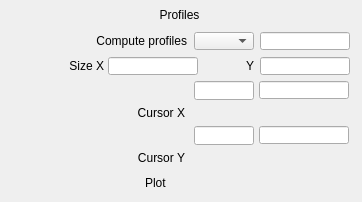
   <widget class="caFrame" name="caFrame_5">
    <property name="geometry">
     <rect>
      <x>755</x>
      <y>40</y>
      <width>362</width>
      <height>202</height>
     </rect>
    </property>
    <widget class="caGraphics" name="caRectangle_5">
     <property name="geometry">
      <rect>
       <x>0</x>
       <y>0</y>
       <width>360</width>
       <height>200</height>
      </rect>
     </property>
     <property name="foreground">
      <color>
       <red>0</red>
       <green>0</green>
       <blue>0</blue>
      </color>
     </property>
     <property name="linestyle" stdset="0">
      <enum>caGraphics::Solid</enum>
     </property>
     <property name="lineColor">
      <color>
       <red>0</red>
       <green>0</green>
       <blue>0</blue>
      </color>
     </property>
     <property name="form">
      <enum>caGraphics::Rectangle</enum>
     </property>
     <property name="background" stdset="0">
      <color alpha="0">
       <red>0</red>
       <green>0</green>
       <blue>0</blue>
      </color>
     </property>
    </widget>
    <widget class="caFrame" name="caFrame_6">
     <property name="geometry">
      <rect>
       <x>15</x>
       <y>81</y>
       <width>341</width>
       <height>89</height>
      </rect>
     </property>
     <widget class="caLabel" name="caLabel_11">
      <property name="geometry">
       <rect>
        <x>0</x>
        <y>22</y>
        <width>170</width>
        <height>20</height>
       </rect>
      </property>
      <property name="frameShape">
       <enum>QFrame::NoFrame</enum>
      </property>
      <property name="text">
       <string>Cursor X</string>
      </property>
      <property name="alignment">
       <set>Qt::AlignAbsolute|Qt::AlignRight|Qt::AlignTrailing|Qt::AlignVCenter</set>
      </property>
      <property name="fontScaleMode">
       <enum>ESimpleLabel::WidthAndHeight</enum>
      </property>
      <property name="foreground">
       <color>
        <red>0</red>
        <green>0</green>
        <blue>0</blue>
       </color>
      </property>
      <property name="background">
       <color alpha="0">
        <red>0</red>
        <green>0</green>
        <blue>0</blue>
       </color>
      </property>
     </widget>
     <widget class="caSlider" name="caSlider_0">
      <property name="geometry">
       <rect>
        <x>179</x>
        <y>22</y>
        <width>160</width>
        <height>20</height>
       </rect>
      </property>
      <property name="scalePosition">
       <enum>QwtSlider::NoScale</enum>
      </property>
      <property name="channel" stdset="0">
       <string>$(P)$(R)CursorX</string>
      </property>
      <property name="direction">
       <enum>caSlider::Right</enum>
      </property>
      <property name="foreground">
       <color>
        <red>10</red>
        <green>0</green>
        <blue>184</blue>
       </color>
      </property>
      <property name="background">
       <color>
        <red>115</red>
        <green>223</green>
        <blue>255</blue>
       </color>
      </property>
      <property name="colorMode">
       <enum>caSlider::Static</enum>
      </property>
      <property name="limitsMode">
       <enum>caSlider::Channel</enum>
      </property>
      <property name="maxValue">
       <double>1.000000000000000</double>
      </property>
      <property name="minValue">
       <double>0.000000000000000</double>
      </property>
     </widget>
     <widget class="caTextEntry" name="caTextEntry_4">
      <property name="geometry">
       <rect>
        <x>179</x>
        <y>0</y>
        <width>60</width>
        <height>19</height>
       </rect>
      </property>
      <property name="channel" stdset="0">
       <string>$(P)$(R)CursorX</string>
      </property>
      <property name="foreground">
       <color>
        <red>0</red>
        <green>0</green>
        <blue>0</blue>
       </color>
      </property>
      <property name="background">
       <color>
        <red>115</red>
        <green>223</green>
        <blue>255</blue>
       </color>
      </property>
      <property name="colorMode">
       <enum>caLineEdit::Static</enum>
      </property>
      <property name="precisionMode">
       <enum>caLineEdit::Channel</enum>
      </property>
      <property name="limitsMode">
       <enum>caLineEdit::Channel</enum>
      </property>
      <property name="maxValue">
       <double>1.000000000000000</double>
      </property>
      <property name="minValue">
       <double>0.000000000000000</double>
      </property>
      <property name="fontScaleMode">
       <enum>caLineEdit::WidthAndHeight</enum>
      </property>
      <property name="formatType">
       <enum>caLineEdit::decimal</enum>
      </property>
     </widget>
     <widget class="caLineEdit" name="caLineEdit_7">
      <property name="geometry">
       <rect>
        <x>244</x>
        <y>0</y>
        <width>90</width>
        <height>18</height>
       </rect>
      </property>
      <property name="alignment">
       <set>Qt::AlignAbsolute|Qt::AlignLeading|Qt::AlignLeft|Qt::AlignVCenter</set>
      </property>
      <property name="channel" stdset="0">
       <string>$(P)$(R)CursorX_RBV</string>
      </property>
      <property name="foreground">
       <color>
        <red>10</red>
        <green>0</green>
        <blue>184</blue>
       </color>
      </property>
      <property name="background">
       <color>
        <red>187</red>
        <green>187</green>
        <blue>187</blue>
       </color>
      </property>
      <property name="colorMode">
       <enum>caLineEdit::Static</enum>
      </property>
      <property name="precisionMode">
       <enum>caLineEdit::Channel</enum>
      </property>
      <property name="limitsMode">
       <enum>caLineEdit::Channel</enum>
      </property>
      <property name="maxValue">
       <double>1.000000000000000</double>
      </property>
      <property name="minValue">
       <double>0.000000000000000</double>
      </property>
      <property name="fontScaleMode">
       <enum>caLineEdit::WidthAndHeight</enum>
      </property>
      <property name="formatType">
       <enum>caLineEdit::decimal</enum>
      </property>
     </widget>
     <widget class="caLabel" name="caLabel_12">
      <property name="geometry">
       <rect>
        <x>0</x>
        <y>67</y>
        <width>170</width>
        <height>20</height>
       </rect>
      </property>
      <property name="frameShape">
       <enum>QFrame::NoFrame</enum>
      </property>
      <property name="text">
       <string>Cursor Y</string>
      </property>
      <property name="alignment">
       <set>Qt::AlignAbsolute|Qt::AlignRight|Qt::AlignTrailing|Qt::AlignVCenter</set>
      </property>
      <property name="fontScaleMode">
       <enum>ESimpleLabel::WidthAndHeight</enum>
      </property>
      <property name="foreground">
       <color>
        <red>0</red>
        <green>0</green>
        <blue>0</blue>
       </color>
      </property>
      <property name="background">
       <color alpha="0">
        <red>0</red>
        <green>0</green>
        <blue>0</blue>
       </color>
      </property>
     </widget>
     <widget class="caSlider" name="caSlider_1">
      <property name="geometry">
       <rect>
        <x>179</x>
        <y>67</y>
        <width>160</width>
        <height>20</height>
       </rect>
      </property>
      <property name="scalePosition">
       <enum>QwtSlider::NoScale</enum>
      </property>
      <property name="channel" stdset="0">
       <string>$(P)$(R)CursorY</string>
      </property>
      <property name="direction">
       <enum>caSlider::Right</enum>
      </property>
      <property name="foreground">
       <color>
        <red>10</red>
        <green>0</green>
        <blue>184</blue>
       </color>
      </property>
      <property name="background">
       <color>
        <red>115</red>
        <green>223</green>
        <blue>255</blue>
       </color>
      </property>
      <property name="colorMode">
       <enum>caSlider::Static</enum>
      </property>
      <property name="limitsMode">
       <enum>caSlider::Channel</enum>
      </property>
      <property name="maxValue">
       <double>1.000000000000000</double>
      </property>
      <property name="minValue">
       <double>0.000000000000000</double>
      </property>
     </widget>
     <widget class="caTextEntry" name="caTextEntry_5">
      <property name="geometry">
       <rect>
        <x>179</x>
        <y>45</y>
        <width>60</width>
        <height>19</height>
       </rect>
      </property>
      <property name="channel" stdset="0">
       <string>$(P)$(R)CursorY</string>
      </property>
      <property name="foreground">
       <color>
        <red>0</red>
        <green>0</green>
        <blue>0</blue>
       </color>
      </property>
      <property name="background">
       <color>
        <red>115</red>
        <green>223</green>
        <blue>255</blue>
       </color>
      </property>
      <property name="colorMode">
       <enum>caLineEdit::Static</enum>
      </property>
      <property name="precisionMode">
       <enum>caLineEdit::Channel</enum>
      </property>
      <property name="limitsMode">
       <enum>caLineEdit::Channel</enum>
      </property>
      <property name="maxValue">
       <double>1.000000000000000</double>
      </property>
      <property name="minValue">
       <double>0.000000000000000</double>
      </property>
      <property name="fontScaleMode">
       <enum>caLineEdit::WidthAndHeight</enum>
      </property>
      <property name="formatType">
       <enum>caLineEdit::decimal</enum>
      </property>
     </widget>
     <widget class="caLineEdit" name="caLineEdit_8">
      <property name="geometry">
       <rect>
        <x>244</x>
        <y>45</y>
        <width>90</width>
        <height>18</height>
       </rect>
      </property>
      <property name="alignment">
       <set>Qt::AlignAbsolute|Qt::AlignLeading|Qt::AlignLeft|Qt::AlignVCenter</set>
      </property>
      <property name="channel" stdset="0">
       <string>$(P)$(R)CursorY_RBV</string>
      </property>
      <property name="foreground">
       <color>
        <red>10</red>
        <green>0</green>
        <blue>184</blue>
       </color>
      </property>
      <property name="background">
       <color>
        <red>187</red>
        <green>187</green>
        <blue>187</blue>
       </color>
      </property>
      <property name="colorMode">
       <enum>caLineEdit::Static</enum>
      </property>
      <property name="precisionMode">
       <enum>caLineEdit::Channel</enum>
      </property>
      <property name="limitsMode">
       <enum>caLineEdit::Channel</enum>
      </property>
      <property name="maxValue">
       <double>1.000000000000000</double>
      </property>
      <property name="minValue">
       <double>0.000000000000000</double>
      </property>
      <property name="fontScaleMode">
       <enum>caLineEdit::WidthAndHeight</enum>
      </property>
      <property name="formatType">
       <enum>caLineEdit::decimal</enum>
      </property>
     </widget>
    </widget>
    <widget class="caFrame" name="caFrame_7">
     <property name="geometry">
      <rect>
       <x>5</x>
       <y>31</y>
       <width>347</width>
       <height>22</height>
      </rect>
     </property>
     <widget class="caMenu" name="caMenu_2">
      <property name="geometry">
       <rect>
        <x>189</x>
        <y>1</y>
        <width>60</width>
        <height>18</height>
       </rect>
      </property>
      <property name="channel" stdset="0">
       <string>$(P)$(R)ComputeProfiles</string>
      </property>
      <property name="colorMode">
       <enum>caMenu::Static</enum>
      </property>
      <property name="foreground">
       <color>
        <red>0</red>
        <green>0</green>
        <blue>0</blue>
       </color>
      </property>
      <property name="background">
       <color>
        <red>115</red>
        <green>223</green>
        <blue>255</blue>
       </color>
      </property>
     </widget>
     <widget class="caLineEdit" name="caLineEdit_9">
      <property name="geometry">
       <rect>
        <x>255</x>
        <y>1</y>
        <width>90</width>
        <height>18</height>
       </rect>
      </property>
      <property name="alignment">
       <set>Qt::AlignAbsolute|Qt::AlignLeading|Qt::AlignLeft|Qt::AlignVCenter</set>
      </property>
      <property name="channel" stdset="0">
       <string>$(P)$(R)ComputeProfiles_RBV</string>
      </property>
      <property name="foreground">
       <color>
        <red>10</red>
        <green>0</green>
        <blue>184</blue>
       </color>
      </property>
      <property name="background">
       <color>
        <red>70</red>
        <green>70</green>
        <blue>70</blue>
       </color>
      </property>
      <property name="colorMode">
       <enum>caLineEdit::Alarm_Static</enum>
      </property>
      <property name="precisionMode">
       <enum>caLineEdit::Channel</enum>
      </property>
      <property name="limitsMode">
       <enum>caLineEdit::Channel</enum>
      </property>
      <property name="maxValue">
       <double>1.000000000000000</double>
      </property>
      <property name="minValue">
       <double>0.000000000000000</double>
      </property>
      <property name="fontScaleMode">
       <enum>caLineEdit::WidthAndHeight</enum>
      </property>
      <property name="formatType">
       <enum>caLineEdit::decimal</enum>
      </property>
     </widget>
     <widget class="caLabel" name="caLabel_13">
      <property name="geometry">
       <rect>
        <x>-10</x>
        <y>0</y>
        <width>192</width>
        <height>20</height>
       </rect>
      </property>
      <property name="frameShape">
       <enum>QFrame::NoFrame</enum>
      </property>
      <property name="text">
       <string>Compute profiles</string>
      </property>
      <property name="alignment">
       <set>Qt::AlignAbsolute|Qt::AlignRight|Qt::AlignTrailing|Qt::AlignVCenter</set>
      </property>
      <property name="fontScaleMode">
       <enum>ESimpleLabel::WidthAndHeight</enum>
      </property>
      <property name="foreground">
       <color>
        <red>0</red>
        <green>0</green>
        <blue>0</blue>
       </color>
      </property>
      <property name="background">
       <color alpha="0">
        <red>0</red>
        <green>0</green>
        <blue>0</blue>
       </color>
      </property>
     </widget>
    </widget>
    <widget class="caFrame" name="caFrame_8">
     <property name="geometry">
      <rect>
       <x>4</x>
       <y>56</y>
       <width>348</width>
       <height>22</height>
      </rect>
     </property>
     <widget class="caLabel" name="caLabel_14">
      <property name="geometry">
       <rect>
        <x>0</x>
        <y>0</y>
        <width>100</width>
        <height>20</height>
       </rect>
      </property>
      <property name="frameShape">
       <enum>QFrame::NoFrame</enum>
      </property>
      <property name="text">
       <string>Size X</string>
      </property>
      <property name="alignment">
       <set>Qt::AlignAbsolute|Qt::AlignRight|Qt::AlignTrailing|Qt::AlignVCenter</set>
      </property>
      <property name="fontScaleMode">
       <enum>ESimpleLabel::WidthAndHeight</enum>
      </property>
      <property name="foreground">
       <color>
        <red>0</red>
        <green>0</green>
        <blue>0</blue>
       </color>
      </property>
      <property name="background">
       <color alpha="0">
        <red>0</red>
        <green>0</green>
        <blue>0</blue>
       </color>
      </property>
     </widget>
     <widget class="caLineEdit" name="caLineEdit_10">
      <property name="geometry">
       <rect>
        <x>104</x>
        <y>1</y>
        <width>90</width>
        <height>18</height>
       </rect>
      </property>
      <property name="alignment">
       <set>Qt::AlignAbsolute|Qt::AlignLeading|Qt::AlignLeft|Qt::AlignVCenter</set>
      </property>
      <property name="channel" stdset="0">
       <string>$(P)$(R)ProfileSizeX_RBV</string>
      </property>
      <property name="foreground">
       <color>
        <red>10</red>
        <green>0</green>
        <blue>184</blue>
       </color>
      </property>
      <property name="background">
       <color>
        <red>187</red>
        <green>187</green>
        <blue>187</blue>
       </color>
      </property>
      <property name="colorMode">
       <enum>caLineEdit::Static</enum>
      </property>
      <property name="precisionMode">
       <enum>caLineEdit::Channel</enum>
      </property>
      <property name="limitsMode">
       <enum>caLineEdit::Channel</enum>
      </property>
      <property name="maxValue">
       <double>1.000000000000000</double>
      </property>
      <property name="minValue">
       <double>0.000000000000000</double>
      </property>
      <property name="fontScaleMode">
       <enum>caLineEdit::WidthAndHeight</enum>
      </property>
      <property name="formatType">
       <enum>caLineEdit::decimal</enum>
      </property>
     </widget>
     <widget class="caLineEdit" name="caLineEdit_11">
      <property name="geometry">
       <rect>
        <x>256</x>
        <y>1</y>
        <width>90</width>
        <height>18</height>
       </rect>
      </property>
      <property name="alignment">
       <set>Qt::AlignAbsolute|Qt::AlignLeading|Qt::AlignLeft|Qt::AlignVCenter</set>
      </property>
      <property name="channel" stdset="0">
       <string>$(P)$(R)ProfileSizeY_RBV</string>
      </property>
      <property name="foreground">
       <color>
        <red>10</red>
        <green>0</green>
        <blue>184</blue>
       </color>
      </property>
      <property name="background">
       <color>
        <red>187</red>
        <green>187</green>
        <blue>187</blue>
       </color>
      </property>
      <property name="colorMode">
       <enum>caLineEdit::Static</enum>
      </property>
      <property name="precisionMode">
       <enum>caLineEdit::Channel</enum>
      </property>
      <property name="limitsMode">
       <enum>caLineEdit::Channel</enum>
      </property>
      <property name="maxValue">
       <double>1.000000000000000</double>
      </property>
      <property name="minValue">
       <double>0.000000000000000</double>
      </property>
      <property name="fontScaleMode">
       <enum>caLineEdit::WidthAndHeight</enum>
      </property>
      <property name="formatType">
       <enum>caLineEdit::decimal</enum>
      </property>
     </widget>
     <widget class="caLabel" name="caLabel_15">
      <property name="geometry">
       <rect>
        <x>220</x>
        <y>0</y>
        <width>30</width>
        <height>20</height>
       </rect>
      </property>
      <property name="frameShape">
       <enum>QFrame::NoFrame</enum>
      </property>
      <property name="text">
       <string>Y</string>
      </property>
      <property name="alignment">
       <set>Qt::AlignAbsolute|Qt::AlignRight|Qt::AlignTrailing|Qt::AlignVCenter</set>
      </property>
      <property name="fontScaleMode">
       <enum>ESimpleLabel::WidthAndHeight</enum>
      </property>
      <property name="foreground">
       <color>
        <red>0</red>
        <green>0</green>
        <blue>0</blue>
       </color>
      </property>
      <property name="background">
       <color alpha="0">
        <red>0</red>
        <green>0</green>
        <blue>0</blue>
       </color>
      </property>
     </widget>
    </widget>
    <widget class="caGraphics" name="caRectangle_6">
     <property name="geometry">
      <rect>
       <x>125</x>
       <y>5</y>
       <width>110</width>
       <height>21</height>
      </rect>
     </property>
     <property name="foreground">
      <color>
       <red>218</red>
       <green>218</green>
       <blue>218</blue>
      </color>
     </property>
     <property name="linestyle" stdset="0">
      <enum>caGraphics::Solid</enum>
     </property>
     <property name="fillstyle" stdset="0">
      <enum>caGraphics::Filled</enum>
     </property>
     <property name="lineColor">
      <color>
       <red>218</red>
       <green>218</green>
       <blue>218</blue>
      </color>
     </property>
     <property name="form">
      <enum>caGraphics::Rectangle</enum>
     </property>
    </widget>
    <widget class="caLabel" name="caLabel_16">
     <property name="geometry">
      <rect>
       <x>128</x>
       <y>5</y>
       <width>103</width>
       <height>20</height>
      </rect>
     </property>
     <property name="frameShape">
      <enum>QFrame::NoFrame</enum>
     </property>
     <property name="text">
      <string>Profiles</string>
     </property>
     <property name="alignment">
      <set>Qt::AlignAbsolute|Qt::AlignCenter|Qt::AlignHCenter|Qt::AlignVCenter</set>
     </property>
     <property name="fontScaleMode">
      <enum>ESimpleLabel::WidthAndHeight</enum>
     </property>
     <property name="foreground">
      <color>
       <red>10</red>
       <green>0</green>
       <blue>184</blue>
      </color>
     </property>
     <property name="background">
      <color alpha="0">
       <red>10</red>
       <green>0</green>
       <blue>184</blue>
      </color>
     </property>
    </widget>
    <widget class="caFrame" name="caFrame_9">
     <property name="geometry">
      <rect>
       <x>145</x>
       <y>173</y>
       <width>113</width>
       <height>22</height>
      </rect>
     </property>
     <widget class="caRelatedDisplay" name="caRelatedDisplay_1">
      <property name="geometry">
       <rect>
        <x>51</x>
        <y>0</y>
        <width>60</width>
        <height>20</height>
       </rect>
      </property>
      <property name="foreground">
       <color>
        <red>0</red>
        <green>0</green>
        <blue>0</blue>
       </color>
      </property>
      <property name="background">
       <color>
        <red>115</red>
        <green>223</green>
        <blue>255</blue>
       </color>
      </property>
      <property name="labels">
       <string>Average X;Average Y;Threshold X;Threshold Y;Centroid X;Centroid Y;Cursor X;Cursor Y</string>
      </property>
      <property name="files">
       <string>NDPlot.ui;NDPlot.ui;NDPlot.ui;NDPlot.ui;NDPlot.ui;NDPlot.ui;NDPlot.ui;NDPlot.ui</string>
      </property>
      <property name="args">
       <string>P=$(P),R=$(R),DATA=ProfileAverageX_RBV,TITLE=AverageX,XLABEL=Pixel,YLABEL=Counts;P=$(P),R=$(R),DATA=ProfileAverageY_RBV,TITLE=AverageY,XLABEL=Pixel,YLABEL=Counts;P=$(P),R=$(R),DATA=ProfileThresholdX_RBV,TITLE=ThresholdX,XLABEL=Pixel,YLABEL=Counts;P=$(P),R=$(R),DATA=ProfileThresholdY_RBV,TITLE=ThresholdY,XLABEL=Pixel,YLABEL=Counts;P=$(P),R=$(R),DATA=ProfileCentroidX_RBV,TITLE=CentroidX,XLABEL=Pixel,YLABEL=Counts;P=$(P),R=$(R),DATA=ProfileCentroidY_RBV,TITLE=CentroidY,XLABEL=Pixel,YLABEL=Counts;P=$(P),R=$(R),DATA=ProfileCursorX_RBV,TITLE=CursorX,XLABEL=Pixel,YLABEL=Counts;P=$(P),R=$(R),DATA=ProfileCursorY_RBV,TITLE=CursorY,XLABEL=Pixel,YLABEL=Counts</string>
      </property>
      <property name="stackingMode" stdset="0">
       <enum>caRowColMenu::Menu</enum>
      </property>
      <property name="removeParent" stdset="0">
       <string>false;false;false;false;false;false;false;false</string>
      </property>
     </widget>
     <widget class="caLabel" name="caLabel_17">
      <property name="geometry">
       <rect>
        <x>0</x>
        <y>0</y>
        <width>48</width>
        <height>20</height>
       </rect>
      </property>
      <property name="frameShape">
       <enum>QFrame::NoFrame</enum>
      </property>
      <property name="text">
       <string>Plot</string>
      </property>
      <property name="alignment">
       <set>Qt::AlignAbsolute|Qt::AlignLeading|Qt::AlignLeft|Qt::AlignVCenter</set>
      </property>
      <property name="fontScaleMode">
       <enum>ESimpleLabel::WidthAndHeight</enum>
      </property>
      <property name="foreground">
       <color>
        <red>0</red>
        <green>0</green>
        <blue>0</blue>
       </color>
      </property>
      <property name="background">
       <color alpha="0">
        <red>0</red>
        <green>0</green>
        <blue>0</blue>
       </color>
      </property>
     </widget>
    </widget>
   </widget>
